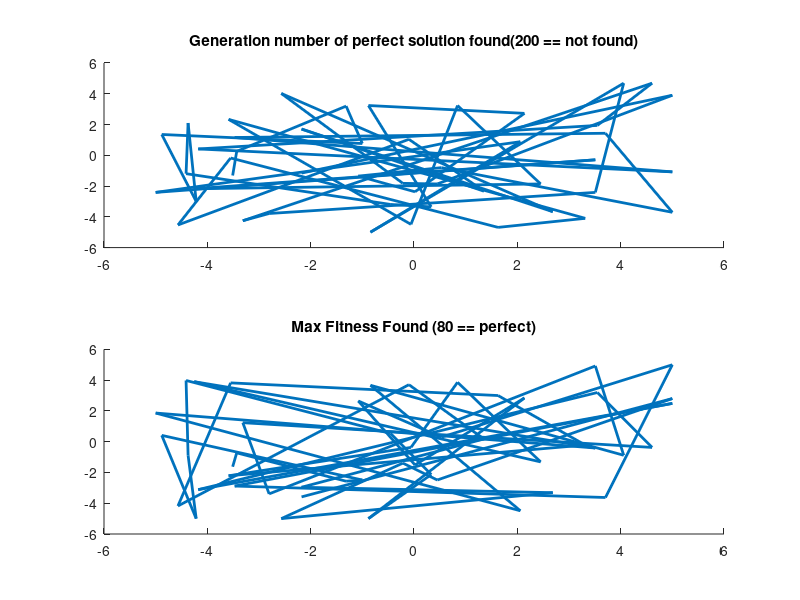

Source code (MATLAB):
data = importdata('phenoms.txt');

subplot(2,1,1);
line(data(:, 1), data(:, 2), 'LineWidth', 2);
title('Generation number of perfect solution found(200 == not found)');
subplot(2,1,2);
line(data(:, 1), data(:, 3), 'LineWidth', 2);
title('Max Fitness Found (80 == perfect)');
